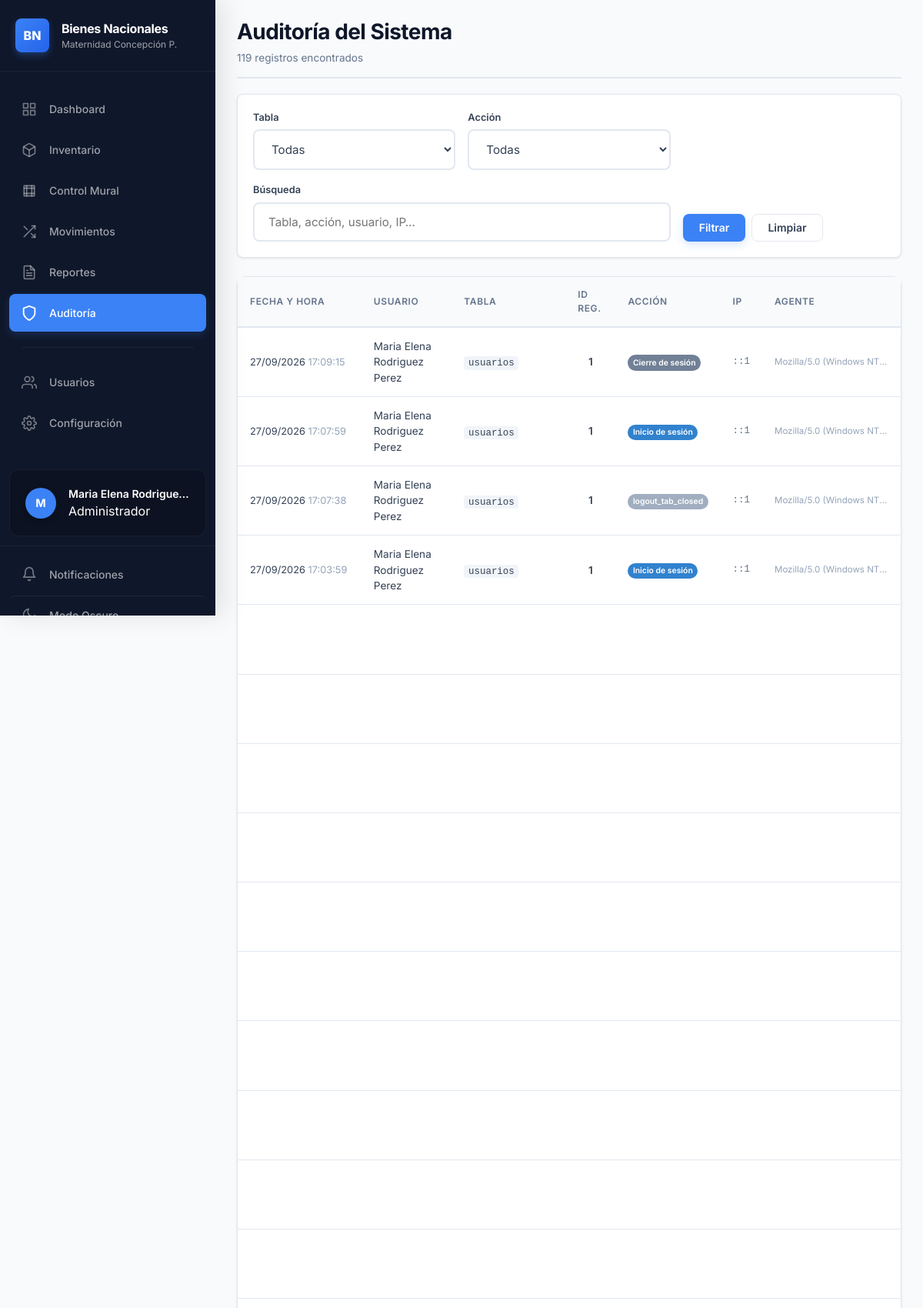
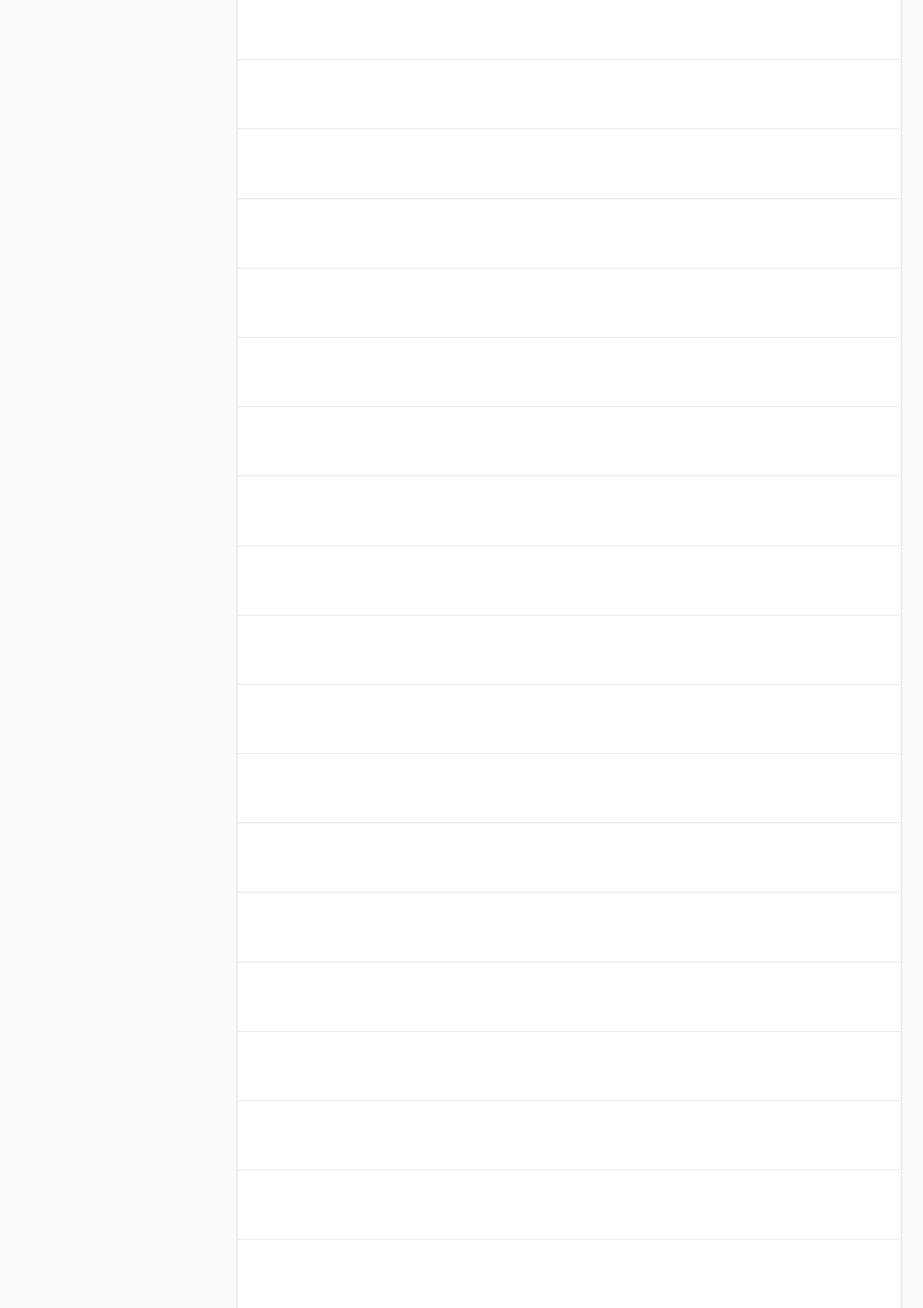
/public/auditoria (signed in, upper part), run on the app's committed database (2 pictures, top to bottom).
### tables this page shows
CREATE TABLE `auditoria` (
  `id_auditoria` int(11) NOT NULL,
  `tabla_afectada` varchar(50) NOT NULL,
  `registro_id` int(11) DEFAULT NULL,
  `accion` varchar(20) NOT NULL,
  `usuario_id` int(11) DEFAULT NULL,
  `ip_address` varchar(45) DEFAULT NULL,
  `user_agent` text DEFAULT NULL,
  `datos_anteriores` longtext DEFAULT NULL CHECK (json_valid(`datos_anteriores`)),
  `datos_nuevos` longtext DEFAULT NULL CHECK (json_valid(`datos_nuevos`)),
  `fecha_operacion` timestamp NOT NULL DEFAULT current_timestamp()
);

CREATE TABLE `usuarios` (
  `id_usuario` int(11) NOT NULL,
  `id_rol` int(11) DEFAULT NULL,
  `cedula` varchar(20) NOT NULL,
  `username` varchar(50) NOT NULL,
  `primer_nombre` varchar(100) NOT NULL,
  `segundo_nombre` varchar(100) NOT NULL DEFAULT '',
  `primer_apellido` varchar(100) NOT NULL,
  `segundo_apellido` varchar(100) NOT NULL DEFAULT '',
  `nombre_completo` varchar(255) NOT NULL DEFAULT '',
  `email` varchar(255) NOT NULL,
  `password_hash` varchar(255) NOT NULL,
  `telefono` varchar(20) DEFAULT NULL,
  `cargo` varchar(100) DEFAULT NULL,
  `ultimo_acceso` timestamp NULL DEFAULT NULL,
  `intentos_fallidos` int(11) NOT NULL DEFAULT 0,
  `bloqueado_hasta` timestamp NULL DEFAULT NULL,
  `primer_login` tinyint(1) NOT NULL DEFAULT 1,
  `activo` tinyint(1) NOT NULL DEFAULT 1,
  `created_at` timestamp NOT NULL DEFAULT current_timestamp(),
  `updated_at` timestamp NOT NULL DEFAULT current_timestamp() ON UPDATE current_timestamp()
);

### app/views/auditoria/index.php (the view, shortened to what the rows shown need)
<?php
function auditBadgeColor(string $accion): string
{
    return match ($accion) {
        'INSERT'  => '#38a169',
        'UPDATE'  => '#d69e2e',
        'DELETE'  => '#e53e3e',
        'login'   => '#3182ce',
        'logout'  => '#718096',
        default   => '#a0aec0',
    };
}
function auditBadgeLabel(string $accion): string
{
    return match ($accion) {
        'INSERT'  => 'Creación',
        'UPDATE'  => 'Modificación',
        'DELETE'  => 'Eliminación',
        'login'   => 'Inicio de sesión',
        'logout'  => 'Cierre de sesión',
        default   => $accion,
    };
}
?>
<main class="main-content" id="mainContent">
    <div class="page-header">
        <div>
            <h1>Auditoría del Sistema</h1>
        </div>
    </div>
    <?php if (empty($logs)): ?>
    <div class="card">
        <div class="card-body" style="text-align:center;padding:3rem">
            <svg width="48" height="48" viewBox="0 0 24 24" fill="none" stroke="currentColor"
                 stroke-width="1.5" style="color:var(--gray-300);margin-bottom:1rem" aria-hidden="true">
                <path d="M12 22s8-4 8-10V5l-8-3-8 3v7c0 6 8 10 8 10z"/>
            </svg>
            <p style="color:var(--gray-500);font-size:.9rem">No se encontraron registros con los filtros aplicados.</p>
        </div>
    </div>
    <?php else: ?>
    <div class="card">
        <div class="table-wrapper">
            <table class="data-table" aria-label="Log de auditoría">
                <thead>
                    <tr>
                        <th scope="col">Fecha y Hora</th>
                        <th scope="col">Usuario</th>
                        <th scope="col">Tabla</th>
                        <th scope="col">ID Reg.</th>
                        <th scope="col">Acción</th>
                        <th scope="col">IP</th>
                        <th scope="col">Agente</th>
                    </tr>
                </thead>
                <tbody>
                <?php foreach ($logs as $log): ?>
                <tr>
                    <td style="white-space:nowrap;font-size:.8rem">
                        <?= date('d/m/Y', strtotime($log['fecha_operacion'])) ?>
                        <span style="color:var(--gray-400)">
                            <?= date('H:i:s', strtotime($log['fecha_operacion'])) ?>
                        </span>
                    </td>
                    <td style="font-size:.85rem">
                        <?= htmlspecialchars($log['usuario_nombre'] ?? '—') ?>
                    </td>
                    <td>
                        <code style="font-size:.78rem;background:var(--gray-100);padding:.1rem .35rem;border-radius:.25rem">
                            <?= htmlspecialchars($log['tabla_afectada']) ?>
                        </code>
                    </td>
                    <td style="text-align:center;font-size:.85rem;font-weight:600">
                        <?= $log['registro_id'] ?: '—' ?>
                    </td>
                    <td>
                        <span class="badge badge-sm"
                              style="background:<?= auditBadgeColor($log['accion']) ?>"
                              title="<?= htmlspecialchars($log['accion']) ?>">
                            <?= htmlspecialchars(auditBadgeLabel($log['accion'])) ?>
                        </span>
                    </td>
                    <td style="font-size:.78rem;font-family:monospace;color:var(--gray-500)">
                        <?= htmlspecialchars($log['ip_address'] ?? '—') ?>
                    </td>
                    <td style="font-size:.72rem;color:var(--gray-400);max-width:180px;overflow:hidden;text-overflow:ellipsis;white-space:nowrap"
                        title="<?= htmlspecialchars($log['user_agent'] ?? '') ?>">
                        <?= htmlspecialchars(mb_substr($log['user_agent'] ?? '—', 0, 40)) ?>
                    </td>
                </tr>
                <?php endforeach; ?>
                </tbody>
            </table>
        </div>
    </div>
    <?php endif; ?>
</main>

### data on the page
auditoria: fecha_operacion "27/09/2026", fecha_operacion "17:09:15", usuario.nombre_completo "Maria Elena Rodriguez Perez", tabla_afectada "usuarios", registro "1", accion "Cierre de sesión", ip_address "::1", user_agent "Mozilla/5.0 (Windows NT…"
auditoria: fecha_operacion "27/09/2026", fecha_operacion "17:07:59", usuario.nombre_completo "Maria Elena Rodriguez Perez", tabla_afectada "usuarios", registro "1", accion "Inicio de sesión", ip_address "::1", user_agent "Mozilla/5.0 (Windows NT…"
auditoria: fecha_operacion "27/09/2026", fecha_operacion "17:07:38", usuario.nombre_completo "Maria Elena Rodriguez Perez", tabla_afectada "usuarios", registro "1", accion "logout_tab_closed", ip_address "::1", user_agent "Mozilla/5.0 (Windows NT…"
auditoria: fecha_operacion "27/09/2026", fecha_operacion "17:03:59", usuario.nombre_completo "Maria Elena Rodriguez Perez", tabla_afectada "usuarios", registro "1", accion "Inicio de sesión", ip_address "::1", user_agent "Mozilla/5.0 (Windows NT…"

### other printed values
$inicial "M"
$_SESSION['nombre'] "Maria Elena Rodrigue…"
$rolLabel "Administrador"
$total "119"
